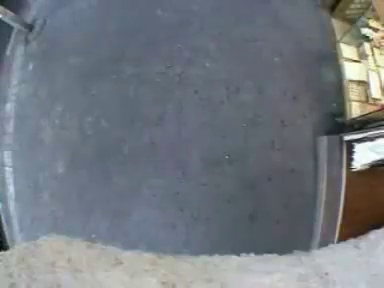
#> input picture frame 27 of People_10.mp4, 384 x 288 px, given in place of People.mp4, which was not available
$ python segmentation.py   (older library calls are emulated)
#> lines starting #> are read from the running program, lines starting #| are printed output that depends on the picture; after the words box and inside, x2 and y2 are one past the last pixel; in counts of white or black regions, pixels touching at a corner belong together; pictures that were not available may be replaced by others from this repository, and a replacement may not be noted
# [9 lines of commented-out code are left out]

import numpy as np
import cv2
from matplotlib import pyplot as plt


cap = cv2.VideoCapture("People.mp4")

kernel = cv2.getStructuringElement(cv2.MORPH_ELLIPSE,(7,7))
fgbg = cv2.createBackgroundSubtractorMOG2()
#fgbg = cv2.createBackgroundSubtractorKNN()

while(1):
    ret, img = cap.read()
#> img is the input picture: shape (288, 384, 3); mean B, G, R 127.6, 120.8, 114.7

    gray = cv2.cvtColor(img,cv2.COLOR_BGR2GRAY)
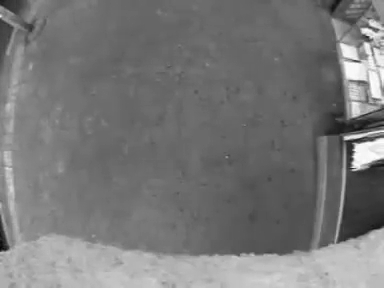
#> gray: shape (288, 384); min 4, max 255, mean 119.7
    ret, thresh = cv2.threshold(gray,0,255,cv2.THRESH_BINARY_INV+cv2.THRESH_OTSU)
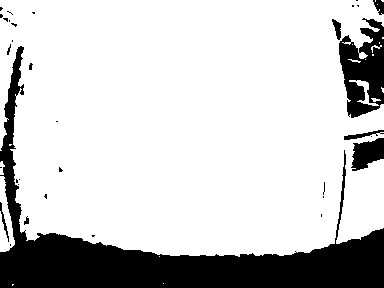
#> thresh: shape (288, 384); 80.2% white; 34 black regions (24 under 20 px), largest, box (x1, y1, x2, y2) and area: (0, 46, 384, 288) 17703, (339, 18, 384, 118) 2831, (351, 138, 384, 171) 731
#> ret = 143

    cv2.imshow("image",thresh)
    cv2.waitKey(0)
    cv2.destroyAllWindows()

    # noise removal
    kernel = np.ones((3,3),np.uint8)
    opening = cv2.morphologyEx(thresh,cv2.MORPH_OPEN,kernel, iterations = 2)
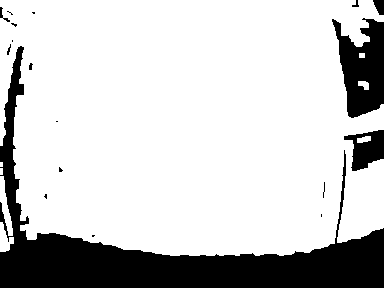
#> opening: shape (288, 384); 79.5% white; 18 black regions (10 under 20 px), largest, box (x1, y1, x2, y2) and area: (0, 46, 384, 288) 18054, (332, 18, 384, 118) 3282, (344, 130, 384, 171) 986

    # sure background area
    sure_bg = cv2.dilate(opening,kernel,iterations=3)
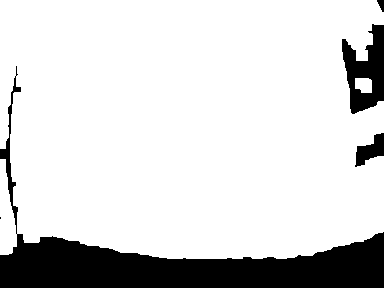
#> sure_bg: shape (288, 384); 84% white; 5 black regions (1 under 20 px), largest, box (x1, y1, x2, y2) and area: (0, 66, 384, 288) 14899, (342, 24, 384, 114) 2187, (355, 133, 384, 167) 525, (377, 0, 384, 12) 54

    # Finding sure foreground area
#> (the run stopped early here; a loop or call above may not have finished)

$ run again, starting later in the video
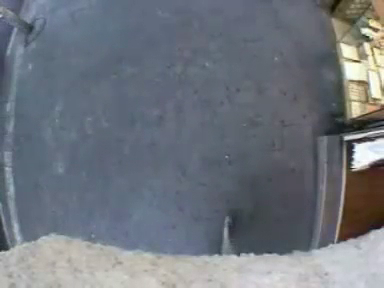
#> input picture frame 123 of People_10.mp4, 384 x 288 px, given in place of People.mp4, which was not available
#> img is the input picture: shape (288, 384, 3); mean B, G, R 125.2, 117, 111.3
#> `ret, thresh = cv2.threshold(gray,0,255,cv2.THRESH_BINARY_INV+cv2.THRES..`:
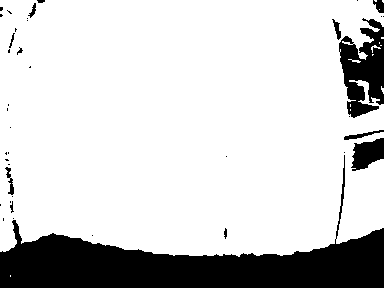
#> thresh: shape (288, 384); 81.9% white; 40 black regions (27 under 20 px), largest, box (x1, y1, x2, y2) and area: (0, 155, 384, 288) 15840, (339, 18, 384, 118) 2758, (351, 138, 384, 171) 725
#> ret = 145
#> opening: shape (288, 384); 81.4% white; 22 black regions (11 under 20 px), largest, box (x1, y1, x2, y2) and area: (0, 152, 384, 288) 15894, (332, 18, 384, 118) 3211, (344, 130, 384, 171) 887
#> `sure_bg = cv2.dilate(opening,kernel,iterations=3)`:
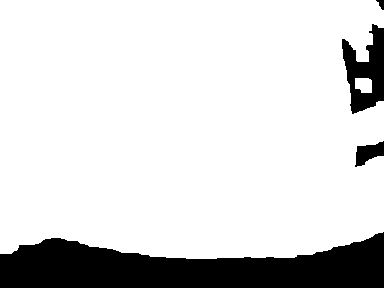
#> sure_bg: shape (288, 384); 84.8% white; 4 black regions, box (x1, y1, x2, y2) and area: (0, 232, 384, 288) 14224, (342, 24, 384, 114) 2115, (355, 141, 384, 167) 438, (376, 0, 384, 10) 47

$ run again, starting later in the video
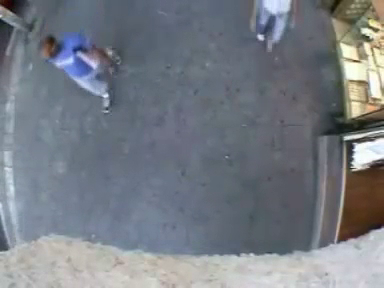
#> input picture frame 220 of People_10.mp4, 384 x 288 px, given in place of People.mp4, which was not available
#> img is the input picture: shape (288, 384, 3); mean B, G, R 131.6, 123.8, 118.6
#> `ret, thresh = cv2.threshold(gray,0,255,cv2.THRESH_BINARY_INV+cv2.THRES..`:
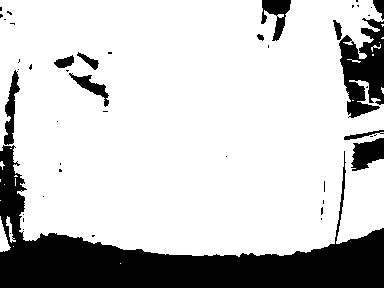
#> thresh: shape (288, 384); 78.8% white; 46 black regions (34 under 20 px), largest, box (x1, y1, x2, y2) and area: (0, 145, 384, 288) 17520, (339, 18, 384, 118) 2791, (351, 138, 384, 171) 726
#> ret = 147
#> opening: shape (288, 384); 77.9% white; 24 black regions (15 under 20 px), largest, box (x1, y1, x2, y2) and area: (0, 69, 384, 288) 18448, (333, 0, 384, 118) 3448, (344, 130, 384, 171) 981
#> `sure_bg = cv2.dilate(opening,kernel,iterations=3)`:
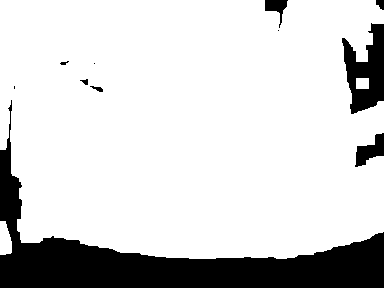
#> sure_bg: shape (288, 384); 82.8% white; 11 black regions (3 under 20 px), largest, box (x1, y1, x2, y2) and area: (0, 100, 384, 288) 15856, (342, 23, 384, 114) 2232, (355, 133, 384, 167) 514
